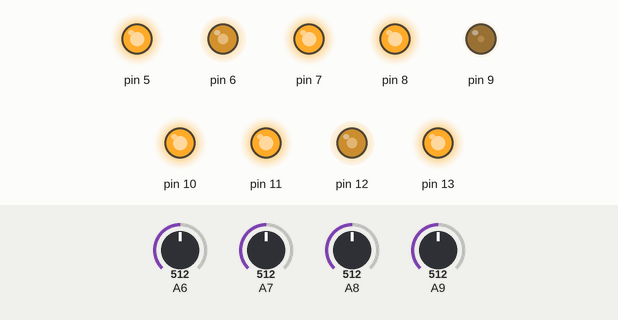
A sketch run on a simulated Arduino Mega 2560, built with avr-gcc and run on an emulated ATmega2560. Parts: output pins drawn as LEDs (lit = HIGH). Inputs (shaded band) come from the test bench; at power-on: A9 = 512, A7 = 512, A8 = 512, A6 = 512. What the sketch prints to the serial monitor is not drawn.

Above: at 1.2 s.
1.3 s: A9 set to 33
2.8 s: A9 set to 27
At 4.0 s:
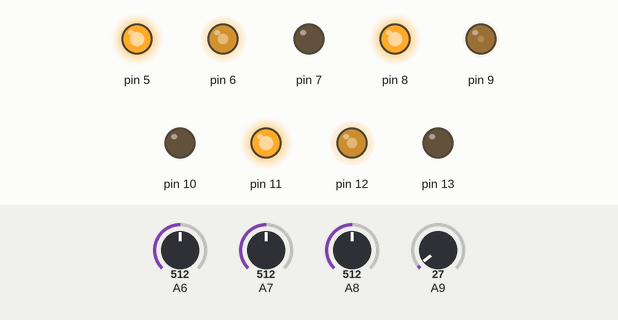
4.3 s: A7 set to 105
5.8 s: A7 set to 93
At 6.3 s:
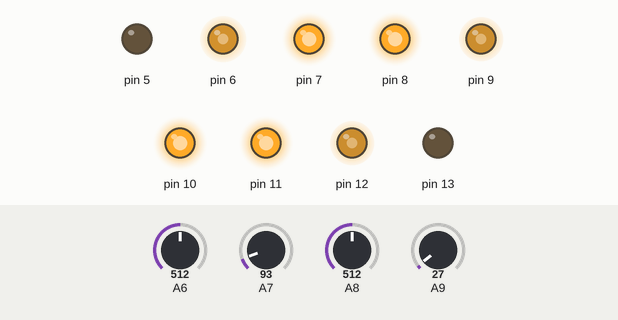
7.3 s: A8 set to 25
8.8 s: A8 set to 19
At 9.8 s:
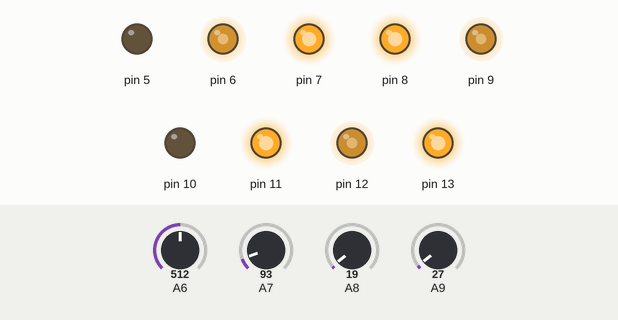
Timing chart, 0 to 11.3 s (numbered marks = the images above; inputs shaded):
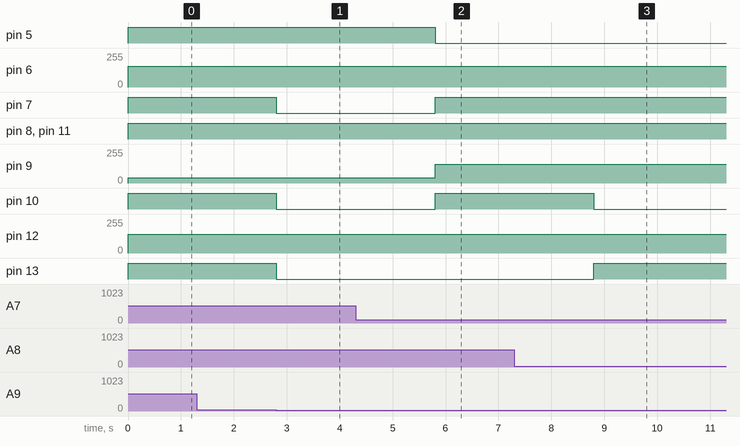

Measured:
- the behaviour switches between 30 and 29 on A9 (found by bisection; images 0 and 1)
- the behaviour switches between 100 and 99 on A7 (found by bisection; images 1 and 2)
- the behaviour switches between 23 and 22 on A8 (found by bisection; images 2 and 3)
- after the input at 2.8 s, pin 7, pin 10, pin 13: HIGH → LOW at once
- after the input at 5.8 s, pin 5: HIGH → LOW at once; pin 7, pin 10: LOW → HIGH at once; pin 9: 40/255 → 140/255 at once
- after the input at 8.8 s, pin 10: HIGH → LOW at once; pin 13: LOW → HIGH at once

The sketch:

main_motor___simuraS_.ino
```cpp
void setup() {
  pinMode(5, OUTPUT);//後
  pinMode(6, OUTPUT);//pwm後HH左
  pinMode(7, OUTPUT);//後
  pinMode(8, OUTPUT);//左
  pinMode(9, OUTPUT);//左
  pinMode(10, OUTPUT);//pwm左
  pinMode(11, OUTPUT); //9番ピンを出力モードにする
  pinMode(12, OUTPUT);
  pinMode(13, OUTPUT);
  Serial.begin(9600);
}

void loop() {
  int inputchar;
  inputchar = Serial.read();
  Serial.println(inputchar);//#
  int a = analogRead(A6); //前
  int c = analogRead(A7); //右
  int b = analogRead(A8); //後
  int d = analogRead(A9); //左

  if (inputchar != -1 ) {
    switch (inputchar) {

      case'A':
        digitalWrite(11, HIGH);//右
        digitalWrite(13, LOW);
        digitalWrite(8, HIGH);//左
        digitalWrite(10, HIGH);
        digitalWrite(5, LOW);
        analogWrite(12, 140);//右
        analogWrite(9, 140);//左
        break;
      case'B':
        digitalWrite(5, HIGH);//右
        digitalWrite(7, LOW);
        digitalWrite(8, HIGH);//左
        digitalWrite(10, LOW);
        digitalWrite(11, LOW);
        analogWrite(6, 100);//右
        analogWrite(9, 140);//左
        break;
      case'C':
        digitalWrite(11, HIGH);//右
        digitalWrite(13, HIGH);
        digitalWrite(8, HIGH);//左
        digitalWrite(10, LOW);
        digitalWrite(5, LOW);
        analogWrite(12, 140);//右
        analogWrite(9, 140);//左
        break;
      case'D':
        digitalWrite(11, HIGH);//右
        digitalWrite(13, HIGH);
        digitalWrite(8, HIGH);//左
        digitalWrite(10, LOW);
        digitalWrite(5, LOW);
        analogWrite(12, 140);//右
        analogWrite(9, 140);//左
        break;
      case'E':
        digitalWrite(11, HIGH);//右
        digitalWrite(13, HIGH);
        digitalWrite(5, HIGH);//左
        digitalWrite(7, HIGH);
        digitalWrite(8, LOW);
        analogWrite(12, 140);//右
        analogWrite(6, 140);//左
        break;
      case'F':
        digitalWrite(11, HIGH);//右
        digitalWrite(13, HIGH);
        digitalWrite(5, HIGH);//左
        digitalWrite(7, HIGH);
        digitalWrite(8, LOW);
        analogWrite(12, 140);//右
        analogWrite(6, 140);//左
        break;
      case'G':
        digitalWrite(11, HIGH);//右
        digitalWrite(13, HIGH);
        digitalWrite(5, HIGH);//左
        digitalWrite(7, HIGH);
        digitalWrite(8, LOW);
        analogWrite(12, 140);//右
        analogWrite(6, 140);//左
        break;
      case'H':
        digitalWrite(8, HIGH);//右
        digitalWrite(10, LOW);
        digitalWrite(5, HIGH);//左
        digitalWrite(7, LOW);
        digitalWrite(11, LOW);
        analogWrite(9, 140);//右
        analogWrite(6, 140);//左
        break;
      case'I':
        digitalWrite(5, HIGH);//右
        digitalWrite(7, LOW);
        digitalWrite(8, HIGH);//左
        digitalWrite(10, LOW);
        digitalWrite(11, LOW);
        analogWrite(6, 140);//右
        analogWrite(9, 140);//左
        break;
      case'J':
        digitalWrite(11, HIGH);//右
        digitalWrite(13, HIGH);
        digitalWrite(8, HIGH);//左
        digitalWrite(10, LOW);
        digitalWrite(5, LOW);
        analogWrite(12, 140);//右
        analogWrite(9, 140);//左
        break;
      case'K':
        digitalWrite(11, HIGH);//右
        digitalWrite(13, HIGH);
        digitalWrite(8, HIGH);//左
        digitalWrite(10, LOW);
        digitalWrite(8, LOW);
        analogWrite(12, 140);//右
        analogWrite(6, 140);//左
        break;
      case'M':
        digitalWrite(11, HIGH);//右
        digitalWrite(13, HIGH);
        digitalWrite(5, HIGH);//左
        digitalWrite(7, HIGH);
        digitalWrite(8, LOW);
        analogWrite(12, 140);//右
        analogWrite(6, 140);//左
        break;


    }
  } else {
   if(d >= 30){
    digitalWrite(11, HIGH);//SLP解除
    digitalWrite(13,HIGH);//反対方向
    digitalWrite(8, HIGH); //SLP解除
    digitalWrite(10, HIGH);//反対方向
    digitalWrite(5, HIGH);//SLP解除
    digitalWrite(7, HIGH);//反対方向
    analogWrite(12, 140);//前進240右90
    analogWrite(9, 40);//前進255右90
    analogWrite(6, 155);//スピード最大右250

  }else if (c >= 100) {
    digitalWrite(11, HIGH);//SLP解除
    digitalWrite(13,LOW);//反対方向
    digitalWrite(8, HIGH); //SLP解除
    digitalWrite(10, LOW);//反対方向
    digitalWrite(5, HIGH);//SLP解除
    digitalWrite(7, LOW);//反対方向
    analogWrite(12, 140);//前進240右90
    analogWrite(9, 40);//前進255右90
    analogWrite(6, 155);//スピード最大右250
  } else if (b >= 23) {
    digitalWrite(11, HIGH);//SLP解除
    digitalWrite(13, LOW);//反対方向
    digitalWrite(8, HIGH); //SLP解除
    digitalWrite(10, HIGH);//反対方向
    digitalWrite(5, LOW);//SLP解除
    digitalWrite(7, HIGH);//反対方向
    analogWrite(12, 140);//前進240右90
    analogWrite(9, 140);//前進255右90
    //analogWrite(6, 250);//スピード最大右

    }else if(a >= 25){
    digitalWrite(11, HIGH);//SLP解除
    digitalWrite(13, HIGH);//反対方向
    digitalWrite(8,HIGH);//SLP解除
    digitalWrite(10, LOW);//反対方向
    digitalWrite(5,LOW);
    analogWrite(12, 140);//前進240右90
    analogWrite(9, 140);//前進255右90

  }
}
}
```
